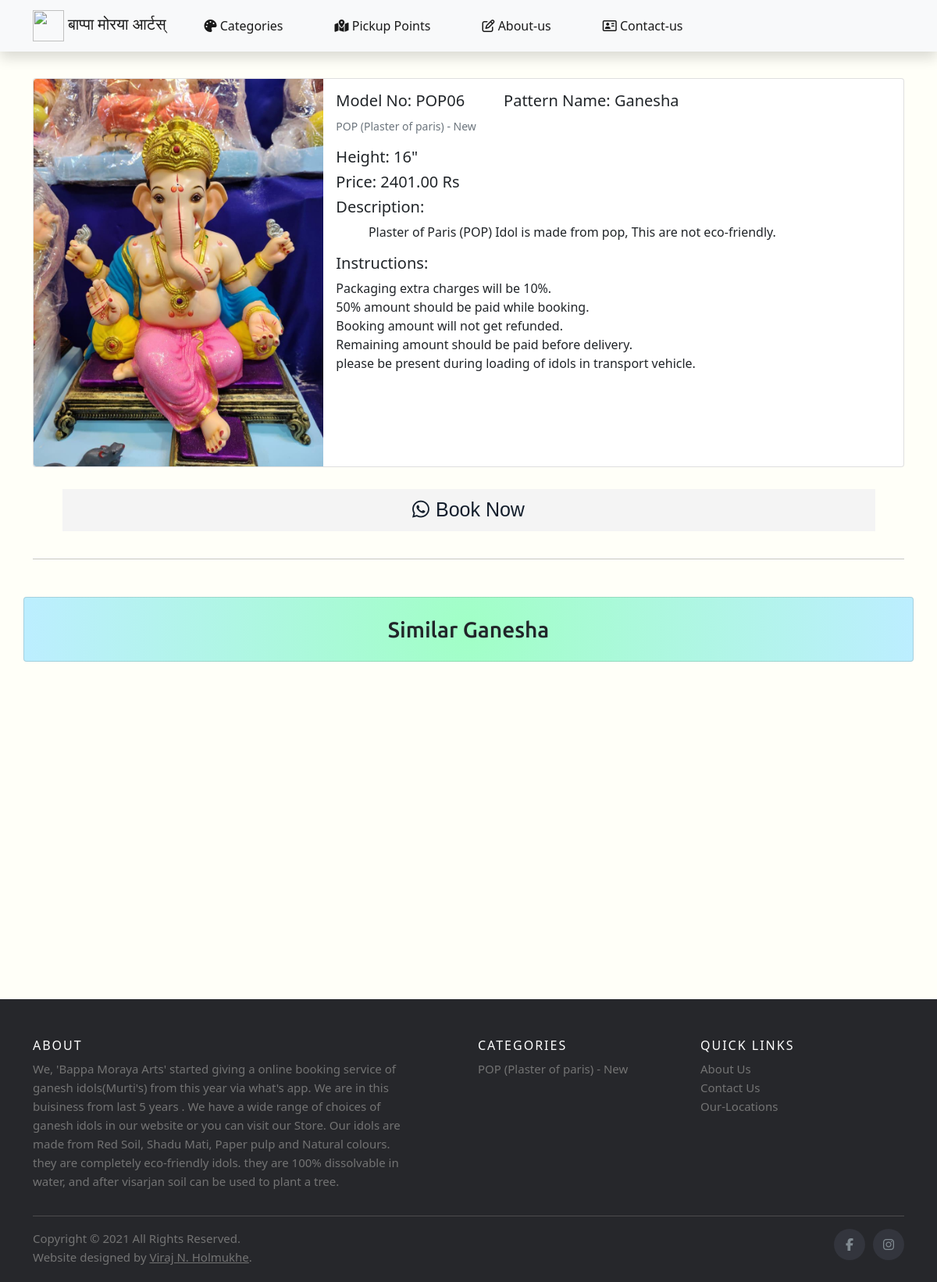
The app's page /view_idol/86 with its own data.
### AdminApp/models.py (models this page shows, shortened)
class Idol(models.Model):
    model_no = models.CharField(max_length=20)
    model_name = models.CharField(max_length=20,blank=True)
    height = models.CharField(max_length=20)
    featured = models.CharField(max_length=20,blank=True)
    price = models.CharField(max_length=100,blank=True)
    image1 = models.ImageField(upload_to="Images1")
    image2 = models.ImageField(upload_to="Images2",blank=True)
    image3 = models.ImageField(upload_to="Images3",blank=True)
    category = models.ForeignKey(Categories,on_delete=models.CASCADE)
    class Meta:
        db_table="Idols"

class Categories(models.Model):
    name = CharField(max_length=100)
    description = TextField(max_length=1000,blank=True)
    description_min = TextField(max_length=1000,blank=True)
    image = models.ImageField(upload_to="Images0",blank=True,default=0)
    class Meta:
        db_table = "Types_of_idols"\

### UserApp/views.py (the view)
# urls.py: path('view_idol/<pid>',views.showIdol),
def showIdol(request,pid):
    cats = Categories.objects.filter(id=6)
    idol = Idol.objects.get(id=pid)
    cat_id = idol.category_id
    idols = Idol.objects.filter(category_id=cat_id)
    return render(request,"UserApp/view_idol.html",{"idols":idols,"idol":idol,"cats":cats})

### templates/UserApp/view_idol.html (shortened to what this page needs)
{% extends 'UserApp/index.html' %}
{% load static %}
{% block Content %}
<link rel="stylesheet" type="text/css" href="{% static 'css/showidol.css' %}">
<link rel="stylesheet" href="https://cdnjs.cloudflare.com/ajax/libs/OwlCarousel2/2.3.4/assets/owl.carousel.min.css">
<div class="container">
    <div class="card mb-3">
        <div class="row g-0">
          <div class="col-md-4">
            <img src="{{idol.image1.url}}" class="img-fluid rounded-start" alt="#">
          </div>
          <div class="col-md-8">
            <div class="card-body">
                <div class="name" style="display: flex;">
                    <h5 class="card-title" style="margin-right: 50px;">Model No: {{idol.model_no}}</h5>
                    <h5 class="card-title">Pattern Name: {{idol.model_name}}</h5>
                </div>
                <p class="card-text"><small class="text-muted">{{idol.category.name}}</small></p>
                <h5 class="card-text">Height: {{idol.height}}</h5>
                <h5 class="card-text">Price: {{idol.price}}.00 Rs</h5>
                <h5 class="card-text">Description: </h5>
                <p class="card-text">&nbsp; &nbsp; &nbsp; &nbsp; &nbsp; {{idol.category.description}}</p>
                <h5 class="card-text">Instructions: </h5>
                <p class="card-text">Packaging extra charges will be 10%.<br>50% amount should be paid while booking.<br>Booking amount will not get refunded.<br>Remaining amount should be paid before delivery.<br>please be present during loading of idols in transport vehicle.</p>
            </div>
          </div>
        </div>
    </div>
    <div class="row" style="text-align: center;">
        <div class="product-grid">
            <div class="product-content">
                <div class="product-button-group">
                    <a class="add-to-cart" style="font-size: 25px;" href="https://wa.me/%2B917798589100?text=Hi.%20I'm%20interested%20in%20this%20Ganesh%20Murti%20--%20Model%20No:%20{{idol.model_no}}%20--Link:%20www.bappamorayaarts.com/view_idol/{{idol.id}}" target="_blank" rel="noopener"><i class="fa fa-whatsapp"></i>Book Now</a>
                </div>
            </div>
        </div>
    </div>
    <hr>
</div>
<div class="container card mt-5 mb-3 heading_bar">
    <div class="container-fluid" style="display: flex; justify-content: space-evenly;">
      <h3 class="mt-4 mb-4" style="text-align: center;">Similar Ganesha</h3>
    </div>
</div>
<div class="container">
    <div class="row">
        <div class="col-md-1">
        </div>
        <div class="col-md-10">
            <div class="owl-carousel owl-theme">
                {% for idols in idols %}
                <div class="product-grid">
                    <div class="product-image">
                        <a href="/view_idol/{{idols.id}}" class="image">
                            <img class="pic-1" src="{{idols.image1.url}}">
                        </a>
                        <span class="product-sale-label">NEW</span>
                    </div>
                    <div class="product-content">
                        <h3 class="title">{{idols.model_no}}</h3>
                        <div class="price">{{idols.price}}</div>
                        <div class="product-button-group">
                            <a class="add-to-cart" href="https://wa.me/%2B917798589100?text=Hi.%20I'm%20interested%20in%20this%20Ganesh%20Murti%20--%20Model%20No:%20{{idol.model_no}}%20--Link:%20www.bappamorayaarts.com/view_idol/{{idol.id}}" target="_blank" rel="noopener"><i class="fa fa-whatsapp"></i>Book Now</a>
                        </div>
                    </div>
                </div>
                {% endfor %}
            </div>
        </div>
        <div class="col-md-1">
        </div>
    </div>
</div>
{% endblock %}

### templates/UserApp/index.html (shortened to what this page needs)
{% load static %}
<!DOCTYPE html>
<html lang="en">
<head>
    <link href="https://cdn.jsdelivr.net/npm/bootstrap@5.1.0/dist/css/bootstrap.min.css" rel="stylesheet">
    <link rel="stylesheet" type="text/css" href="{% static 'css/index.css' %}">
</head>
<body>
<div class="container">
<nav class="navbar navbar-expand-lg fixed-top navbar-dark">
    <div class="container">
      <a class="navbar-brand" style="font-family: 'Amita', cursive; " href="/"><img src="{% static 'Images/bmalogo_wos.png' %}" alt="" height="40" width="40"> बाप्पा मोरया आर्टस्</a>
      <div class="collapse navbar-collapse" id="navbarTogglerDemo03">
        <ul class="navbar-nav me-auto mb-2 mb-lg-0 ">
          <li class="nav-item">
            <a class="nav-link active" href="/#categories"><i class="fas fa-palette"></i> Categories</a>
          </li>
          <li class="nav-item">
            <a class="nav-link active " href="/#locations"><i class="fas fa-map-marked-alt"></i> Pickup Points</a>
          </li>
          <li class="nav-item">
            <a class="nav-link active" href="/#about_us"><i class="far fa-edit"></i> About-us</a>
          </li>
          <li class="nav-item">
            <a class="nav-link active" href="/#conatact_us"><i class="far fa-address-card"></i> Contact-us</a>
          </li>
        </ul>
      </div>
    </div>
</nav>
</div>
{% block Content %}
{% endblock %}
<footer class="site-footer">
  <div class="container">
    <div class="row">
      <div class="col-sm-12 col-md-6" >
        <h6>About</h6>
          <p class="text-justify" style="padding-right: 60px;">    We, 'Bappa Moraya Arts' started giving a online booking service of ganesh idols(Murti's)  from this year via what's app. We are in this buisiness from last 5 years .
          We have a wide range of choices of ganesh idols in our website or you can visit our Store.
          Our idols are made from Red Soil, Shadu Mati, Paper pulp and Natural colours. they are completely eco-friendly idols. they are 100% dissolvable in water, and after visarjan soil can be used to plant a tree.</p>
      </div>
      <div class="col-xs-6 col-md-3">
        <h6>Categories</h6>
        <ul class="footer-links">
          {% for cat in cats %}
          <li><a href="/categories_list/{{cat.id}}">{{cat.name}}</a></li>
          {% endfor %}
        </ul>
      </div>
      <div class="col-xs-6 col-md-3">
        <h6>Quick Links</h6>
        <ul class="footer-links">
          <li><a href="/#about_us">About Us</a></li>
          <li><a href="/#conatact_us">Contact Us</a></li>
          <li><a href="/#locations">Our-Locations</a></li>
        </ul>
      </div>
    </div>
    <hr>
  </div>
  <div class="container">
    <div class="row">
      <div class="col-md-8 col-sm-6 col-xs-12">
        <p class="copyright-text">Copyright &copy; 2021 All Rights Reserved.</p>
        <p class="copyright-text" >Website designed by
          <a href="https://virajholmukhe.pythonanywhere.com/" target="_blank" style="text-decoration: underline;" >Viraj N. Holmukhe</a>.
        </p>
      </div>
      <div class="col-md-4 col-sm-6 col-xs-12">
        <ul class="social-icons">
          <li><a class="facebook" href="https://www.facebook.com/watch/ashishpote9100/" target="_blank"><i class="fa fa-facebook"></i></a></li>
          <li><a class="twitter" href="https://www.instagram.com/bappamorayaarts/" target="_blank"><i class="fa fa-instagram"></i></a></li>
        </ul>
      </div>
    </div>
  </div>
</footer>
</body>
</html>

### static/css/index.css (style rules this page uses)
body { background-color: rgb(255, 255, 248); }
.nav-item { margin-left: 25px; margin-right: 25px; }
a { text-decoration: none; }
.site-footer { background-color:#26272b; padding:45px 0 20px; font-size:15px; line-height:24px; color:#737373; }
.site-footer hr { border-top-color:#bbb; opacity:0.5 }
.site-footer h6 { color:#fff; font-size:16px; text-transform:uppercase; margin-top:5px; letter-spacing:2px }
.site-footer a { color:#737373; }
.footer-links { padding-left:0; list-style:none }
.footer-links li { display:block }
.footer-links a { color:#737373 }
.site-footer .social-icons { text-align:right }
.site-footer .social-icons a { width:40px; height:40px; line-height:40px; margin-left:6px; margin-right:0; border-radius:100%; background-color:#33353d }
.copyright-text { margin:0 }
.social-icons { padding-left:0; margin-bottom:0; list-style:none }
.social-icons li { display:inline-block; margin-bottom:4px }
.social-icons a { background-color:#eceeef; color:#818a91; font-size:16px; display:inline-block; line-height:44px; width:44px; height:44px; text-align:center; margin-right:8px; border-radius:100%; -webkit-transition:all .2s linear; -o-transition:all .2s linear; transition:all .2s linear }

### static/css/showidol.css (style rules this page uses)
:root { --main-color1: #eb4d4b; --text-color: #131e2c; }
.heading_bar { background: rgb(161,255,198); background: radial-gradient(circle, rgba(161,255,198,1) 0%, rgba(188,238,255,1) 100%); font-family: 'Ubuntu', sans-serif; }
.product-grid { font-family: 'Oswald', sans-serif; text-align: center; }
.img-fluid { max-width: 100%; height: auto; }
.product-grid .product-image { position: relative; }
.product-grid .product-image a.image { display: block; }
.product-grid .product-image img { width: 100%; height: auto; }
.product-image .pic-1 { opacity: 1; backface-visibility: hidden; transition: all 0.3s ease-in-out; }
.product-grid .product-sale-label, .product-grid .product-discount-label { color: #fff; background: #da5555; font-size: 12px; letter-spacing: 1px; line-height: 14px; padding: 5px 11px; border-radius: 12px; position: absolute; top: 10px; right: 10px; transition: all 0.4s ease; }
.product-grid .product-sale-label { background: #2ba968; text-transform: uppercase; left: 10px; right: auto; }
.product-grid .product-content { padding: 12px; }
.product-grid { padding: 0; margin: 0 0 7px; list-style: none; }
.product-grid .title { color: var(--text-color); font-size: 20px; text-transform: capitalize; margin: 0 0 7px; }
.product-grid .price { color: var(--text-color); font-size: 18px; letter-spacing: 0.005em; margin-bottom: 10px; }
.product-grid .product-button-group { position: relative; z-index: 1; }
.product-grid .add-to-cart { color: var(--text-color); background: #f4f4f4; font-size: 14px; width: calc(100% - 75px); padding: 8px 3px; margin: 0 auto; display: inline-block; text-decoration: none; transition: all 0.25s ease 0s; }
.product-grid .add-to-cart i { margin-right: 8px; transition: all 0.25s ease 0s; }
.card { margin-top: 100px; }

### records on screen
Idol: image1 (picture), model_no "POP06", model_name "Ganesha", category.name "POP (Plaster of paris) - New", height "16\"", price "2401", category.description "Plaster of Paris (POP) Idol is made from pop, This are not eco-friendly."
Idol: image1 (picture)
Idol: image1 (picture)
Idol: image1 (picture)
Idol: image1 (picture)
Idol: image1 (picture)
Idol: image1 (picture)
Categories: name "POP (Plaster of paris) - New"
